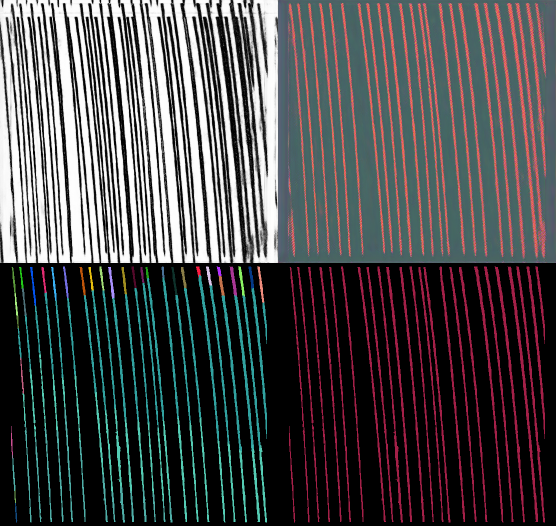
#> input picture Inference/ResUnet/test/affs_model-006000/affs_img/000000.png, 1112 x 1052 px (shown at 1/2 size); its folder holds only this picture in this run
$ jupyter execute post_processing.ipynb   (shell and % lines are left out)
#> lines starting #> are read from the running program, lines starting #| are printed output that depends on the picture; after the words box and inside, x2 and y2 are one past the last pixel; in counts of white or black regions, pixels touching at a corner belong together
[cell 1]
import os
import cv2
import numpy as np
import glob
import json
import matplotlib.pyplot as plt
import matplotlib.image as mpimg

def draw_fragments_2d(stmap_labels):
    m,n = stmap_labels.shape
    ids = np.unique(stmap_labels)
    size = len(ids)
#     print("the number of instance is %d" % size)
    color_pred = np.zeros([m, n, 3], dtype=np.uint8)
    idx = np.searchsorted(ids, stmap_labels)
    for i in range(3):
        color_val = np.random.randint(0, 255, ids.shape)
        if ids[0] == 0:
            color_val[0] = 0
        color_pred[:,:,i] = color_val[idx]
    return color_pred


def remove_small(binary_im, min_size = 50):

    # find all of the connected components (white blobs in your image).
    # im_with_separated_blobs is an image where each detected blob has a different pixel value ranging from 1 to nb_blobs - 1.
    nb_blobs, im_with_separated_blobs, stats, _ = cv2.connectedComponentsWithStats(binary_im)
    # stats (and the silenced output centroids) gives some information about the blobs. See the docs for more information.
    # here, we're interested only in the size of the blobs, contained in the last column of stats.
    sizes = stats[:, -1]
    # the following lines result in taking out the background which is also considered a component, which I find for most applications to not be the expected output.
    # you may also keep the results as they are by commenting out the following lines. You'll have to update the ranges in the for loop below.
    sizes = sizes[1:]
    nb_blobs -= 1

    # output image with only the kept components
    im_result = np.zeros((binary_im.shape))
    # for every component in the image, keep it only if it's above min_size
    for blob in range(nb_blobs):
        if sizes[blob] >= min_size:
            # see description of im_with_separated_blobs above
            im_result[im_with_separated_blobs == blob + 1] = 255

    return im_result.astype(np.uint8)

offset = [7, 22]

four_image_size = [1052, 1112, 3]

[cell 2]
# ResUnet-ST

img_folder = "ResUnet/test/affs_model-006000/affs_img/"
binary_mask_folder = "ResUnet/test/affs_model-006000/Binary"
instance_mask_folder = "ResUnet/test/affs_model-006000/Instance"

if not os.path.exists(binary_mask_folder):
    os.makedirs(binary_mask_folder)

if not os.path.exists(instance_mask_folder):
    os.makedirs(instance_mask_folder)

sorted_image_files = sorted(glob.glob(os.path.join(img_folder, '*.png')))


for image_path in sorted_image_files:

    image_basename = os.path.basename(image_path)

    four_images = cv2.imread(image_path)
#> four_images is the input picture: shape (1052, 1112, 3); mean B, G, R 75.4, 74.1, 75.5

    binary_img = four_images[512 + 7*3: 1052 - 7, 512 + 22*3 : 1112 - 22*1]
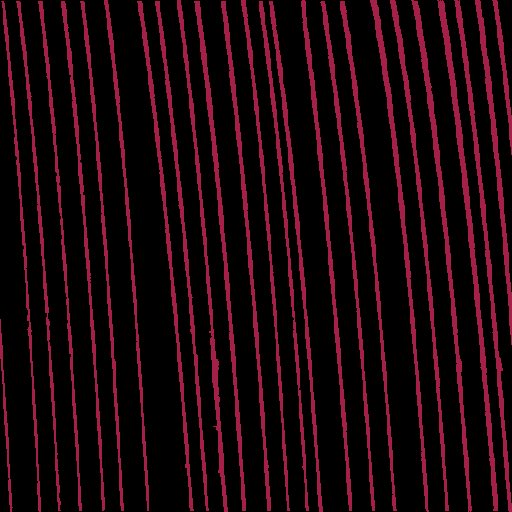
#> binary_img: shape (512, 512, 3); mean B, G, R 12.8, 5.7, 29.2

    binary_img = cv2.cvtColor(binary_img, cv2.COLOR_BGR2GRAY)
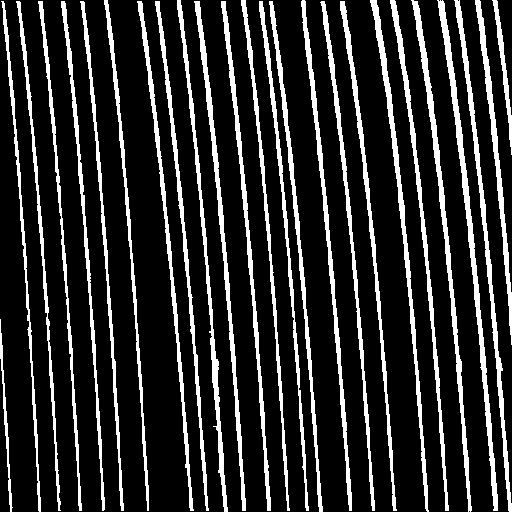
#> binary_img: shape (512, 512); values 0 (black) and 76 (white), 17.8% white; 25 white regions, largest, box (x1, y1, x2, y2) and area: (437, 0, 498, 511) 2753, (411, 0, 472, 512) 2486, (370, 0, 429, 512) 2342

    binary_mask = remove_small(binary_img, min_size = 50)
#> in remove_small, `nb_blobs, im_with_separated_blobs, stats, _ = cv2.connectedComponentsW..`:
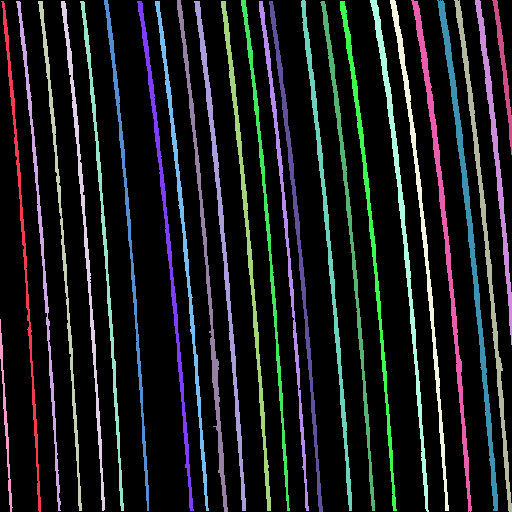
#> im_with_separated_blobs: shape (512, 512) int32; 26 distinct labels, from 0 to 25; one colour per label, 0 black
#> in remove_small, `nb_blobs, im_with_separated_blobs, stats, _ = cv2.connectedComponentsW..`: nb_blobs = 26; stats = 26 rows, first 6: [0, 0, 512, 512, 215461], [1, 1, 40, 511, 1463], [16, 1, 45, 510, 1588], [38, 1, 44, 510, 1595], [61, 1, 44, 510, 1752], [80, 1, 44, 510, 1689]
#> in remove_small, `sizes = stats[:, -1]`: sizes = 26 values, max 215461 at index 0, min 465 at index 25, mean 10082.5
#> in remove_small, `sizes = sizes[1:]`: sizes = 25 values, max 2753 at index 20, min 465 at index 24, mean 1867.3
#> in remove_small, `nb_blobs -= 1`: nb_blobs = 25

    nb_components, output, stats, centroids = cv2.connectedComponentsWithStats(binary_mask, connectivity=8)
#> nb_components = 26; centroids = 26 pairs, first value 5.31 to 503.2, second value 68.09 to 420.7

    color_mask = draw_fragments_2d(output)
#> in draw_fragments_2d, `ids = np.unique(stmap_labels)`: ids = 26 values from 0 to 25
#> in draw_fragments_2d, `size = len(ids)`: size = 26
#> in draw_fragments_2d, `idx = np.searchsorted(ids, stmap_labels)`: idx: shape (512, 512) int64; 26 distinct labels, from 0 to 25
#> after the loop in draw_fragments_2d, `for i in range(3):`:
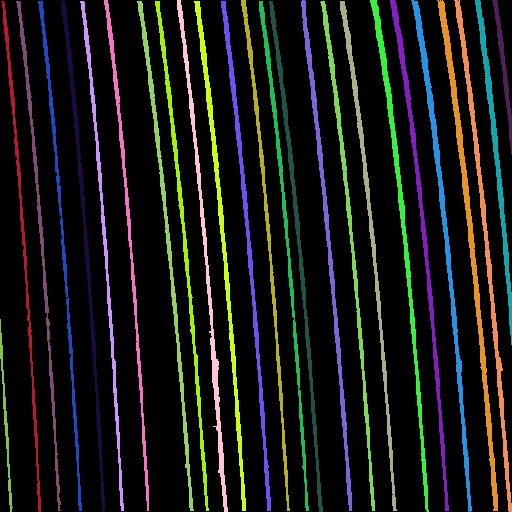
#> color_pred: shape (512, 512, 3); mean of channels 0, 1, 2 21.9, 25.6, 24.1; drawn as B, G, R

    mask_filename = os.path.join(instance_mask_folder, image_basename)
    fg_filename = os.path.join(binary_mask_folder, image_basename)

    cv2.imwrite(mask_filename, color_mask)
    cv2.imwrite(fg_filename, binary_mask)

[cell 3]
# AttUnet-ST

img_folder = "AttentionUnet/test/affs_model-020000/affs_img"

img_folder = "ResUnet/test/affs_model-006000/affs_img/"
binary_mask_folder = "AttentionUnet/test/affs_model-020000/Binary"
instance_mask_folder = "AttentionUnet/test/affs_model-020000/Instance"

if not os.path.exists(binary_mask_folder):
    os.makedirs(binary_mask_folder)

if not os.path.exists(instance_mask_folder):
    os.makedirs(instance_mask_folder)

sorted_image_files = sorted(glob.glob(os.path.join(img_folder, '*.png')))


for image_path in sorted_image_files:

    image_basename = os.path.basename(image_path)

    four_images = cv2.imread(image_path)

    binary_img = four_images[512 + 7*3: 1052 - 7*1, 512 + 22*3 : 1112 - 22*1]

    binary_img = cv2.cvtColor(binary_img, cv2.COLOR_BGR2GRAY)

    binary_mask = remove_small(binary_img, min_size = 50)

    nb_components, output, stats, centroids = cv2.connectedComponentsWithStats(binary_mask, connectivity=8)

    color_mask = draw_fragments_2d(output)
#> after the loop in draw_fragments_2d (call 2), `for i in range(3):`:
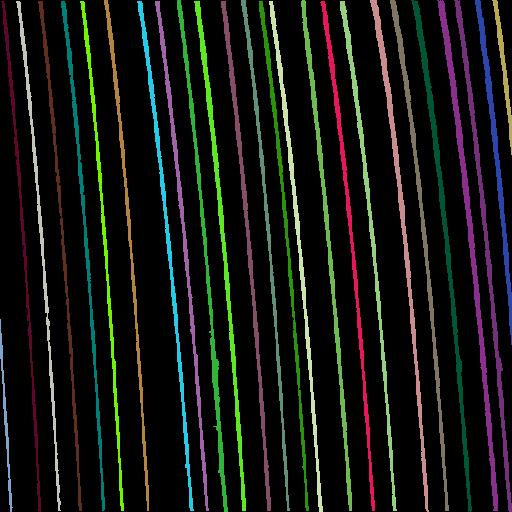
#> color_pred: shape (512, 512, 3); mean of channels 0, 1, 2 18.7, 23.3, 20.5; drawn as B, G, R

$ run again, on Inference/ResUnet/test/affs_model-006000/affs_img/000017.png
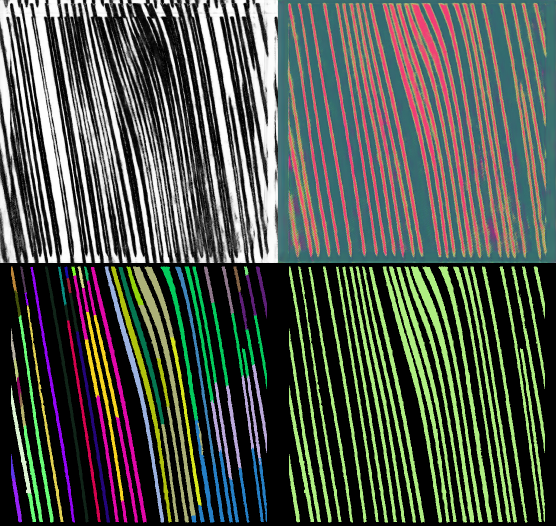
#> input picture Inference/ResUnet/test/affs_model-006000/affs_img/000017.png, 1112 x 1052 px (shown at 1/2 size)
#> four_images is the input picture: shape (1052, 1112, 3); mean B, G, R 78.2, 87.5, 82.1
#> in remove_small, `nb_blobs, im_with_separated_blobs, stats, _ = cv2.connectedComponentsW..`:
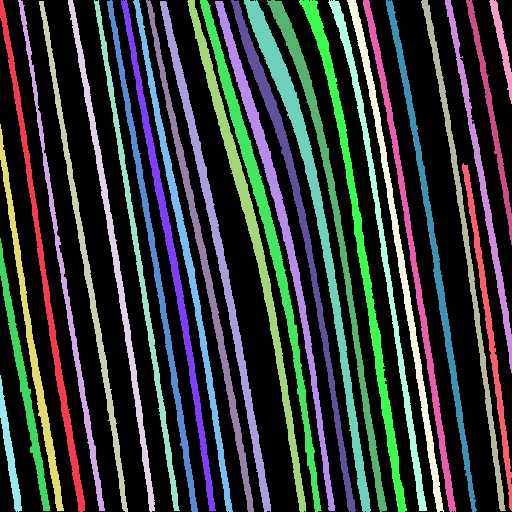
#> im_with_separated_blobs: shape (512, 512) int32; 30 distinct labels, from 0 to 29; one colour per label, 0 black
#> in remove_small, `nb_blobs, im_with_separated_blobs, stats, _ = cv2.connectedComponentsW..`: nb_blobs = 30; stats = 30 rows, first 6: [0, 0, 512, 512, 172046], [0, 0, 85, 512, 3118], [18, 0, 87, 511, 2457], [39, 1, 89, 511, 2882], [68, 0, 87, 512, 3086], [94, 0, 86, 511, 2757]
#> in remove_small, `sizes = stats[:, -1]`: sizes = 30 values, max 172046 at index 0, min 627 at index 25, mean 8738.1
#> in remove_small, `sizes = sizes[1:]`: sizes = 29 values, max 5518 at index 14, min 627 at index 24, mean 3106.8
#> in remove_small, `nb_blobs -= 1`: nb_blobs = 29
#> `nb_components, output, stats, centroids = cv2.connectedComponentsWithS..`: nb_components = 30; centroids = 30 pairs, first value 9.25 to 501.8, second value 44.57 to 451.9
#> ids = 30 values from 0 to 29
#> size = 30
#> idx: shape (512, 512) int64; 30 distinct labels, from 0 to 29
#> after the loop in draw_fragments_2d (call 2), `for i in range(3):`:
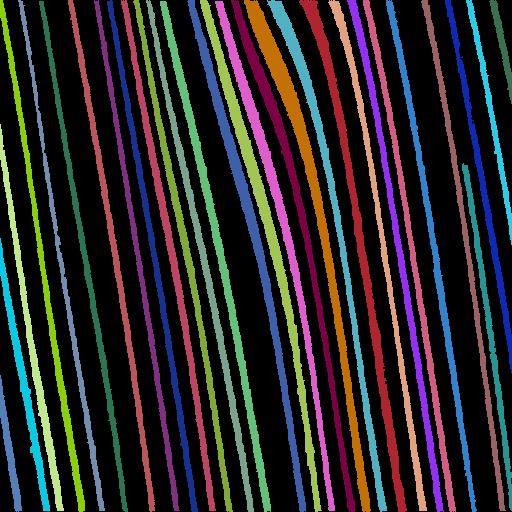
#> color_pred: shape (512, 512, 3); mean of channels 0, 1, 2 42.5, 40.9, 44.3; drawn as B, G, R

$ run again, on Inference/ResUnet/test/affs_model-006000/affs_img/000023.png
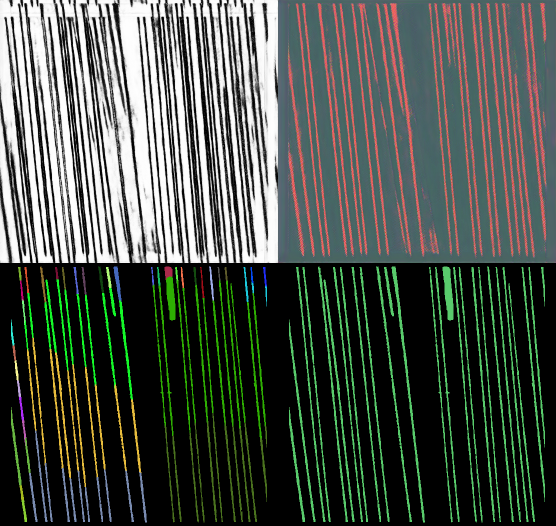
#> input picture Inference/ResUnet/test/affs_model-006000/affs_img/000023.png, 1112 x 1052 px (shown at 1/2 size)
#> four_images is the input picture: shape (1052, 1112, 3); mean B, G, R 73.6, 81.3, 74.3
#> in remove_small, `nb_blobs, im_with_separated_blobs, stats, _ = cv2.connectedComponentsW..`:
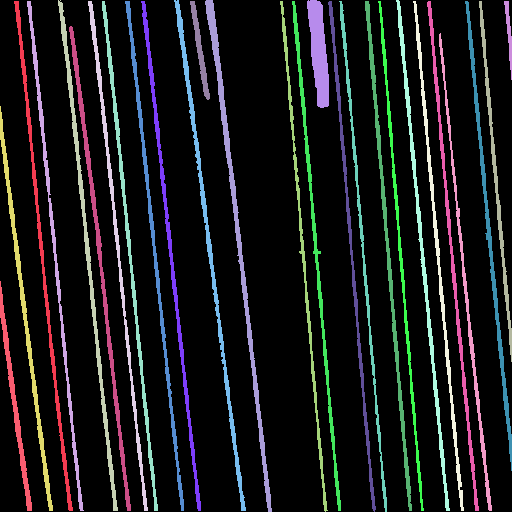
#> im_with_separated_blobs: shape (512, 512) int32; 28 distinct labels, from 0 to 27; one colour per label, 0 black
#> in remove_small, `nb_blobs, im_with_separated_blobs, stats, _ = cv2.connectedComponentsW..`: nb_blobs = 28; stats = 28 rows, first 6: [0, 0, 512, 512, 217936], [14, 1, 59, 510, 1814], [27, 1, 57, 510, 1741], [58, 0, 60, 511, 2066], [88, 1, 60, 510, 1777], [102, 1, 56, 510, 1807]
#> in remove_small, `sizes = stats[:, -1]`: sizes = 28 values, max 217936 at index 0, min 248 at index 23, mean 9362.3
#> in remove_small, `sizes = sizes[1:]`: sizes = 27 values, max 2556 at index 9, min 248 at index 22, mean 1637.3
#> in remove_small, `nb_blobs -= 1`: nb_blobs = 27
#> `nb_components, output, stats, centroids = cv2.connectedComponentsWithS..`: nb_components = 28; centroids = 28 pairs, first value 14.38 to 508.5, second value 32.95 to 403.7
#> ids = 28 values from 0 to 27
#> size = 28
#> idx: shape (512, 512) int64; 28 distinct labels, from 0 to 27
#> after the loop in draw_fragments_2d (call 2), `for i in range(3):`:
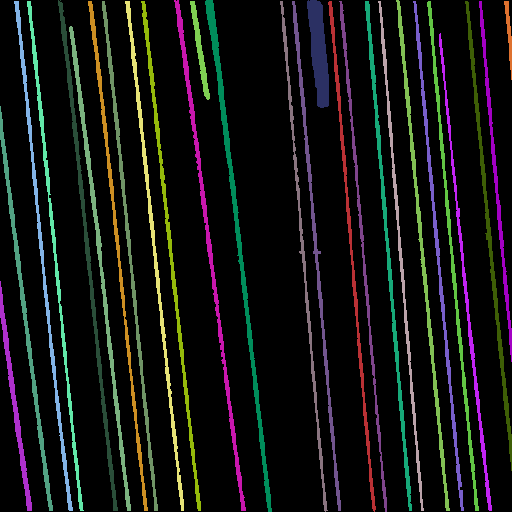
#> color_pred: shape (512, 512, 3); mean of channels 0, 1, 2 20.1, 21.5, 20.6; drawn as B, G, R

$ run again, on Inference/ResUnet/test/affs_model-006000/affs_img/000025.png
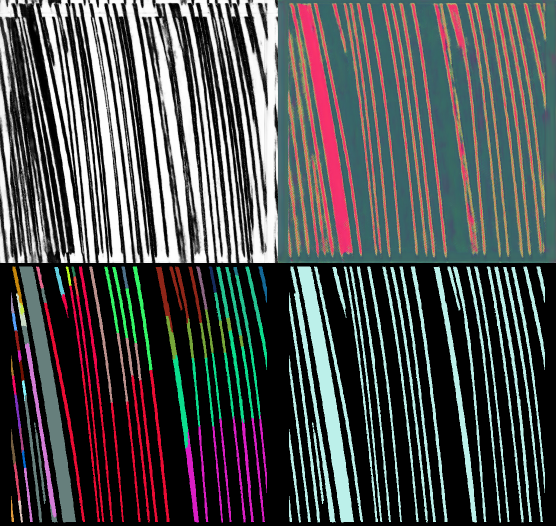
#> input picture Inference/ResUnet/test/affs_model-006000/affs_img/000025.png, 1112 x 1052 px (shown at 1/2 size)
#> four_images is the input picture: shape (1052, 1112, 3); mean B, G, R 82.3, 82.1, 81
#> in remove_small, `nb_blobs, im_with_separated_blobs, stats, _ = cv2.connectedComponentsW..`:
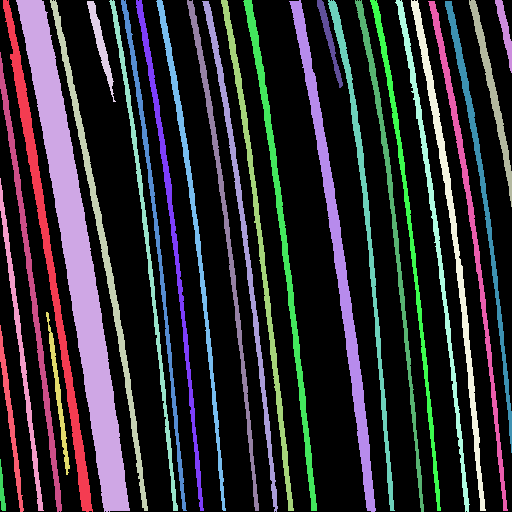
#> im_with_separated_blobs: shape (512, 512) int32; 29 distinct labels, from 0 to 28; one colour per label, 0 black
#> in remove_small, `nb_blobs, im_with_separated_blobs, stats, _ = cv2.connectedComponentsW..`: nb_blobs = 29; stats = 29 rows, first 6: [0, 0, 512, 512, 188100], [3, 0, 90, 512, 4404], [16, 0, 114, 512, 13916], [50, 0, 98, 511, 3134], [87, 1, 29, 101, 657], [109, 0, 69, 511, 2155]
#> in remove_small, `sizes = stats[:, -1]`: sizes = 29 values, max 188100 at index 0, min 168 at index 28, mean 9039.4
#> in remove_small, `sizes = sizes[1:]`: sizes = 28 values, max 13916 at index 1, min 168 at index 27, mean 2644.4
#> in remove_small, `nb_blobs -= 1`: nb_blobs = 28
#> `nb_components, output, stats, centroids = cv2.connectedComponentsWithS..`: nb_components = 29; centroids = 29 pairs, first value 1.7 to 504.6, second value 30.06 to 490.5
#> ids = 29 values from 0 to 28
#> size = 29
#> idx: shape (512, 512) int64; 29 distinct labels, from 0 to 28
#> after the loop in draw_fragments_2d (call 2), `for i in range(3):`:
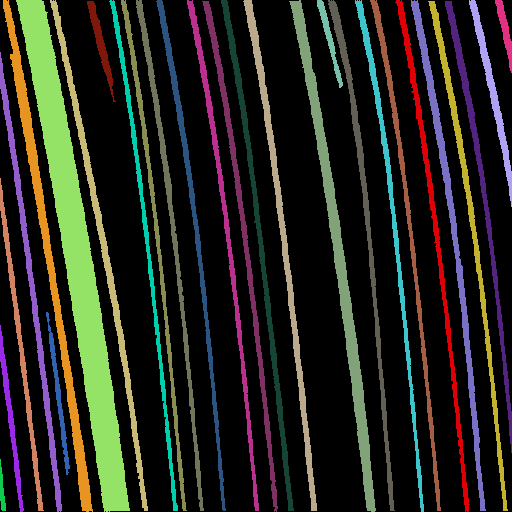
#> color_pred: shape (512, 512, 3); mean of channels 0, 1, 2 31.7, 39.3, 39.6; drawn as B, G, R
